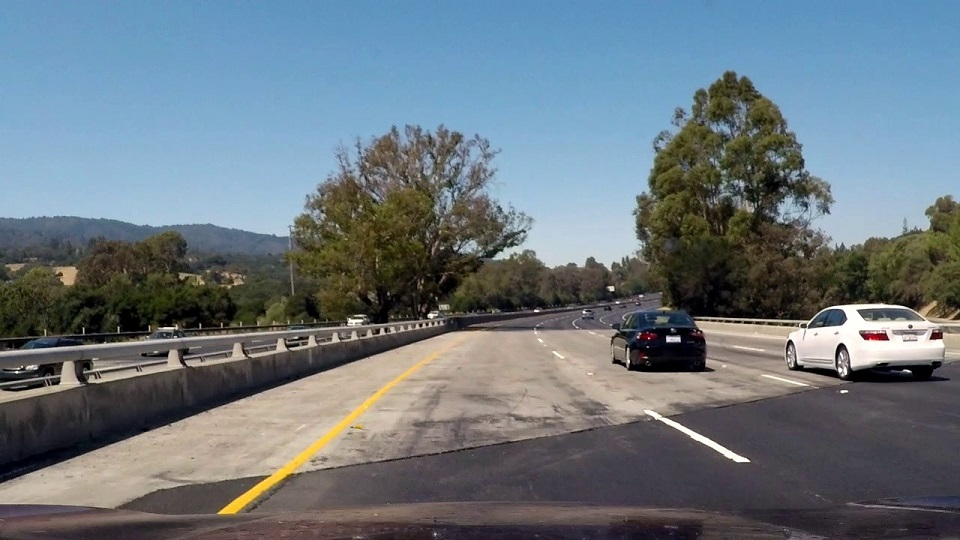
#> input picture test_images/challange00101.jpg, 960 x 540 px
$ python thresholding.py   (older library calls are emulated)
#> lines starting #> are read from the running program, lines starting #| are printed output that depends on the picture
### calibration.py
from pathlib import Path
import glob

import cv2
import numpy as np
import matplotlib.pyplot as plt

# Broj unutrasnjih uglova sahovske table (kolone, redovi)
CHESSBOARD = (9, 6)


# [29 lines left out: function calibrate_camera, not called in this run]


def undistort(img, mtx, dist):
    return cv2.undistort(img, mtx, dist, None, mtx)


# [19 lines that do not run on import are left out]

### thresholding.py
from pathlib import Path
import glob

import cv2
import numpy as np
import matplotlib.pyplot as plt

from calibration import undistort

# Rezolucija slika za koje je kamera kalibrisana (visina, sirina)
IMG_SHAPE = (720, 1280)


def load_calibration(path="calibration.npz"):
    """Ucitava sacuvanu matricu kamere i koeficijente distorzije."""
#> called with path = 'calibration.npz'
    data = np.load(path)
#> (reads calibration.npz from the repository)
    return data["mtx"], data["dist"]


def binary_threshold(img_bgr, s_thresh=(170, 255), sx_thresh=(20, 100),
                     l_thresh=(200, 255), use_l=True):
    """Pravi binarnu sliku (0/1) iz S kanala, Sobel gradijenta po x i (opciono) L kanala.

    Vraca recnik sa medjurezultatima i krajnjom slikom pod kljucem "combined".
    """
    hls = cv2.cvtColor(img_bgr, cv2.COLOR_BGR2HLS)  # OpenCV ucitava slike kao BGR!

    # 1) Boja: S kanal (zasicenost) - dobro hvata zute linije
    s_channel = hls[:, :, 2]
    s_binary = np.zeros_like(s_channel)
    s_binary[(s_channel >= s_thresh[0]) & (s_channel <= s_thresh[1])] = 1

    # 2) Boja: L kanal (svetlost) - hvata bele linije
    l_channel = hls[:, :, 1]
    l_binary = np.zeros_like(l_channel)
    l_binary[(l_channel >= l_thresh[0]) & (l_channel <= l_thresh[1])] = 1

    # 3) Gradijent: Sobel po x na sivoj slici
    gray = cv2.cvtColor(img_bgr, cv2.COLOR_BGR2GRAY)
    sobelx = cv2.Sobel(gray, cv2.CV_64F, 1, 0, ksize=3)
    abs_sobelx = np.absolute(sobelx)
    # Skaliranje na 0-255, da pragovi ne zavise od osvetljenja slike
    scaled = np.uint8(255 * abs_sobelx / max(np.max(abs_sobelx), 1e-6))
    sx_binary = np.zeros_like(scaled)
    sx_binary[(scaled >= sx_thresh[0]) & (scaled <= sx_thresh[1])] = 1

    # 4) Spajanje: piksel ostaje ako ga je uhvatio bilo koji metod
    combined = np.zeros_like(sx_binary)
    mask = (s_binary == 1) | (sx_binary == 1)
    if use_l:
        mask = mask | (l_binary == 1)
    combined[mask] = 1

    return {"combined": combined, "s": s_binary, "l": l_binary, "sx": sx_binary}


if __name__ == "__main__":
    mtx, dist = load_calibration()
    out_dir = Path("output_images")
    out_dir.mkdir(exist_ok=True)
    Path("docs").mkdir(exist_ok=True)

    paths = sorted(glob.glob("test_images/*.jpg"))
    if not paths:
        raise SystemExit("Nema slika u folderu test_images")

    # Obrada svih test slika (samo onih sa rezolucijom za koju je kamera kalibrisana)
    for p in paths:
        img = cv2.imread(p)
#> img is the input picture: shape (540, 960, 3); mean B, G, R 126, 118.4, 106.9
        if img.shape[:2] != IMG_SHAPE:
            print(f"Preskoceno (druga rezolucija {img.shape[1]}x{img.shape[0]}): {Path(p).name}")
#| Preskoceno (druga rezolucija 960x540): challange00101.jpg
            continue
        und = undistort(img, mtx, dist)
        result = binary_threshold(und)
        name = Path(p).stem
        cv2.imwrite(str(out_dir / f"{name}_undistorted.jpg"), und)
        cv2.imwrite(str(out_dir / f"{name}_binary.png"), result["combined"] * 255)
        print(f"Obradjeno: {name}")

    # Slike za README, na jednoj test slici
    example = Path("test_images/test1.jpg")
    if not example.exists():
        example = Path(paths[0])
    img = cv2.imread(str(example))
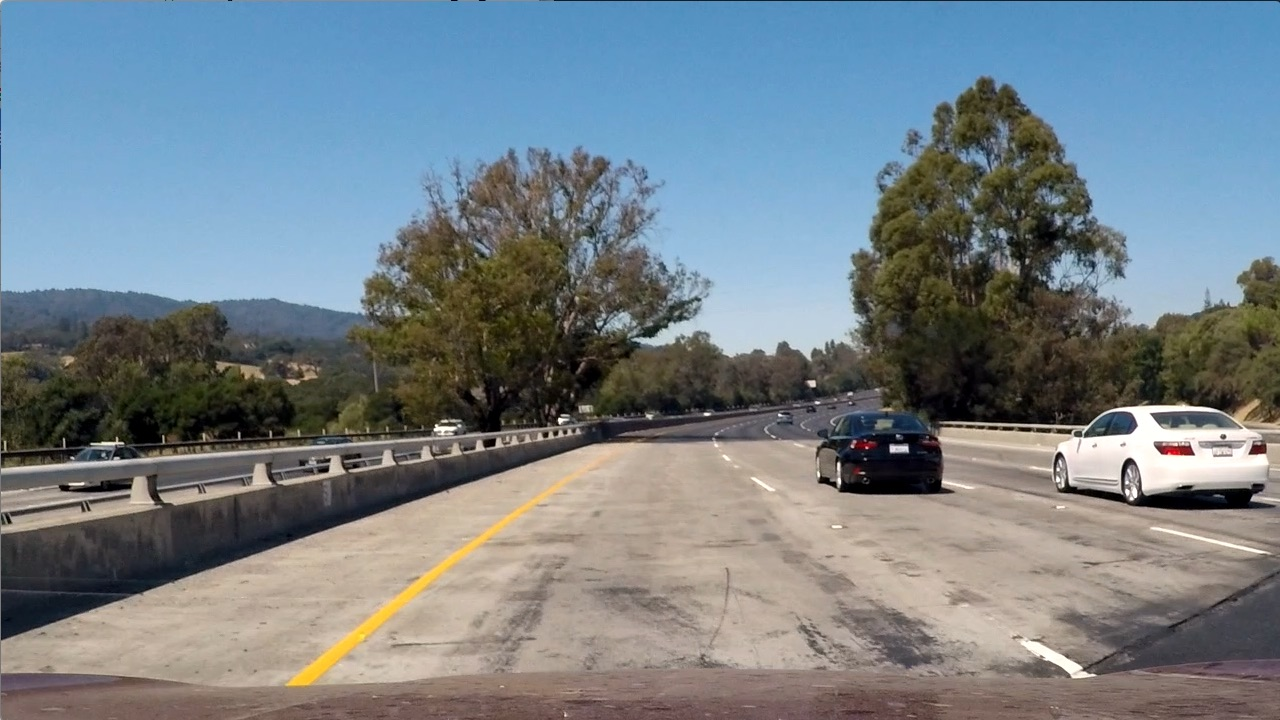
#> input picture test_images/test1.jpg, 1280 x 720 px
#> img is the input picture: shape (720, 1280, 3); mean B, G, R 135.5, 128.7, 117.5
    und = undistort(img, mtx, dist)
    with_l = binary_threshold(und, use_l=True)
#> call 2 of binary_threshold, with s_thresh = (170, 255), sx_thresh = (20, 100), l_thresh = (200, 255), use_l = True
#> in binary_threshold (call 2), `hls = cv2.cvtColor(img_bgr, cv2.COLOR_BGR2HLS)`: hls: shape (720, 1280, 3); mean of channels 0, 1, 2 59.6, 128, 74
#> in binary_threshold (call 2), `l_channel = hls[:, :, 1]`:
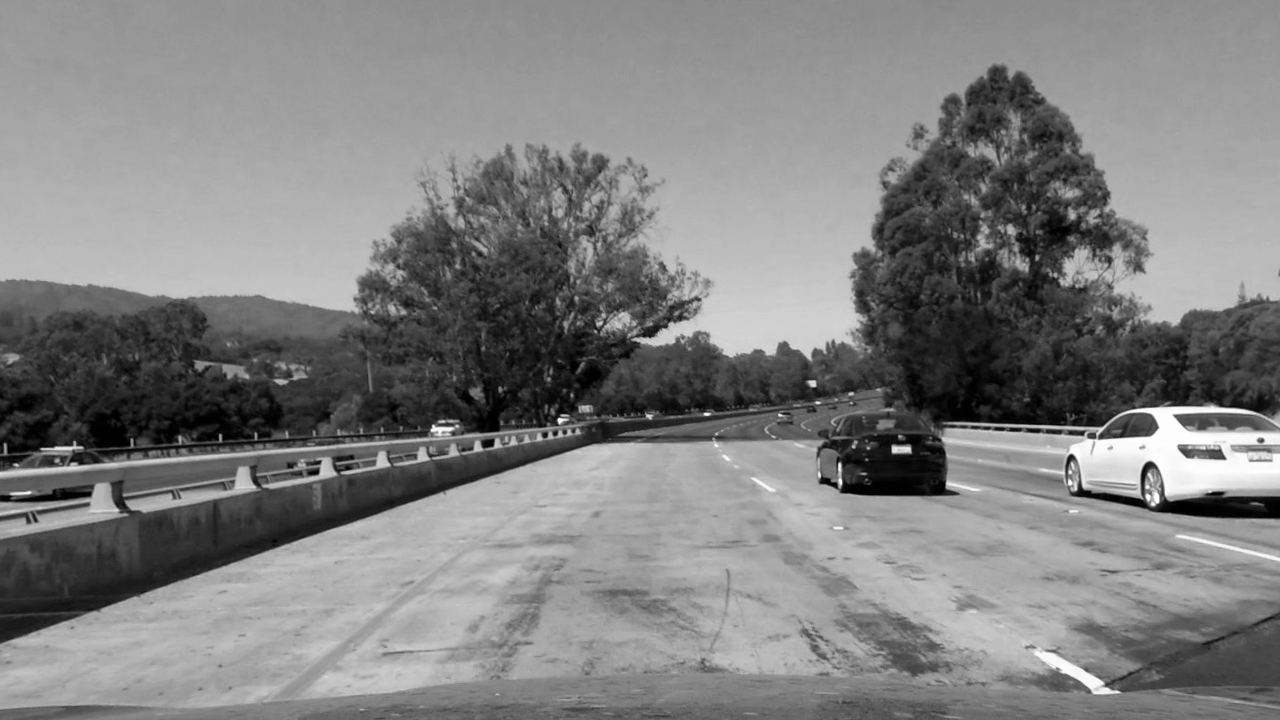
#> l_channel: shape (720, 1280); min 0, max 255, mean 128
#> in binary_threshold (call 2), `sobelx = cv2.Sobel(gray, cv2.CV_64F, 1, 0, ksize=3)`:
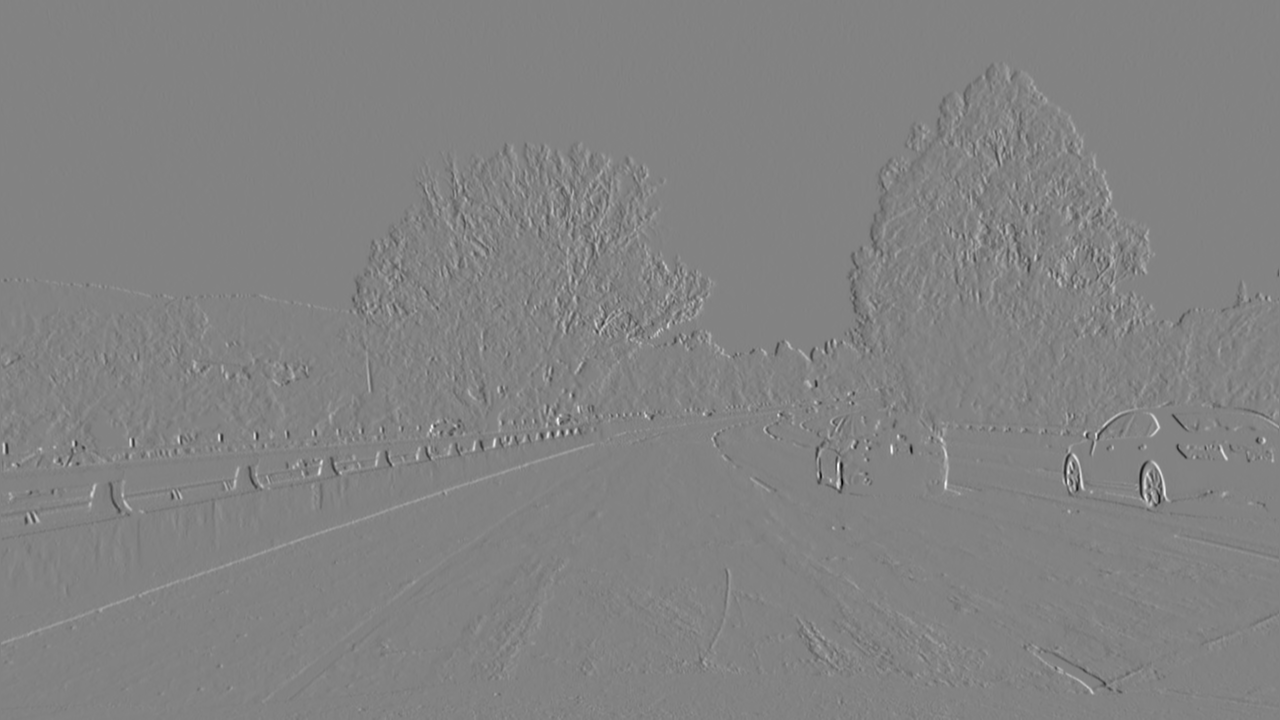
#> sobelx: shape (720, 1280) float64; min -818, max 778, mean 0.1; drawn with min black and max white
#> in binary_threshold (call 2), `abs_sobelx = np.absolute(sobelx)`:
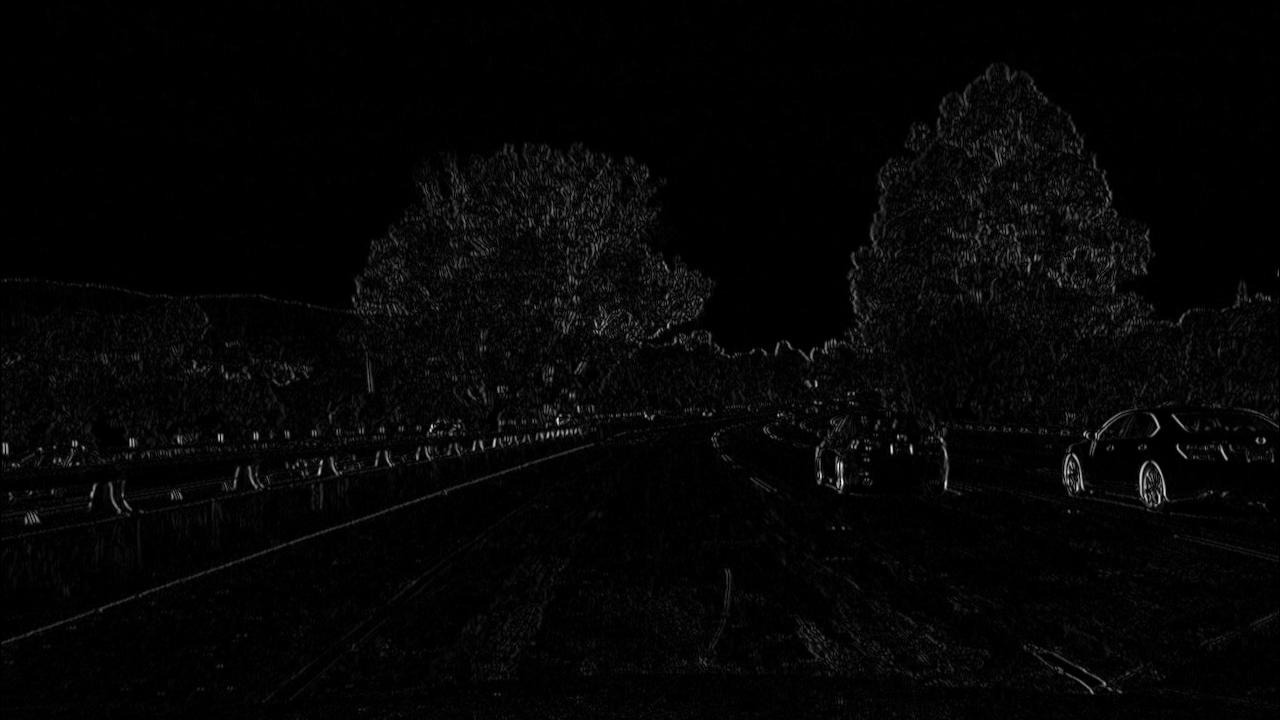
#> abs_sobelx: shape (720, 1280) float64; min 0, max 818, mean 17.8; drawn with min black and max white
    without_l = binary_threshold(und, use_l=False)

    # Slika 1: original i ispravljena slika puta
    fig, ax = plt.subplots(1, 2, figsize=(12, 4))
    ax[0].imshow(cv2.cvtColor(img, cv2.COLOR_BGR2RGB))
    ax[0].set_title("Original")
    ax[1].imshow(cv2.cvtColor(und, cv2.COLOR_BGR2RGB))
    ax[1].set_title("Undistorted")
    for a in ax:
        a.axis("off")
    plt.tight_layout()
    plt.savefig("docs/undistorted_road.png", dpi=100)
    plt.close()

    # Slika 2: koraci binarizacije, sa i bez L kanala
    fig, ax = plt.subplots(2, 3, figsize=(15, 7))
    ax[0, 0].imshow(cv2.cvtColor(und, cv2.COLOR_BGR2RGB))
    ax[0, 0].set_title("Undistorted")
    ax[0, 1].imshow(with_l["s"], cmap="gray")
    ax[0, 1].set_title("S kanal (boja)")
    ax[0, 2].imshow(with_l["l"], cmap="gray")
    ax[0, 2].set_title("L kanal (svetlost)")
    ax[1, 0].imshow(with_l["sx"], cmap="gray")
    ax[1, 0].set_title("Sobel x (gradijent)")
    ax[1, 1].imshow(without_l["combined"], cmap="gray")
    ax[1, 1].set_title("Kombinovano bez L")
    ax[1, 2].imshow(with_l["combined"], cmap="gray")
    ax[1, 2].set_title("Kombinovano sa L")
    for a in ax.ravel():
        a.axis("off")
    plt.tight_layout()
    plt.savefig("docs/binary_example.png", dpi=100)
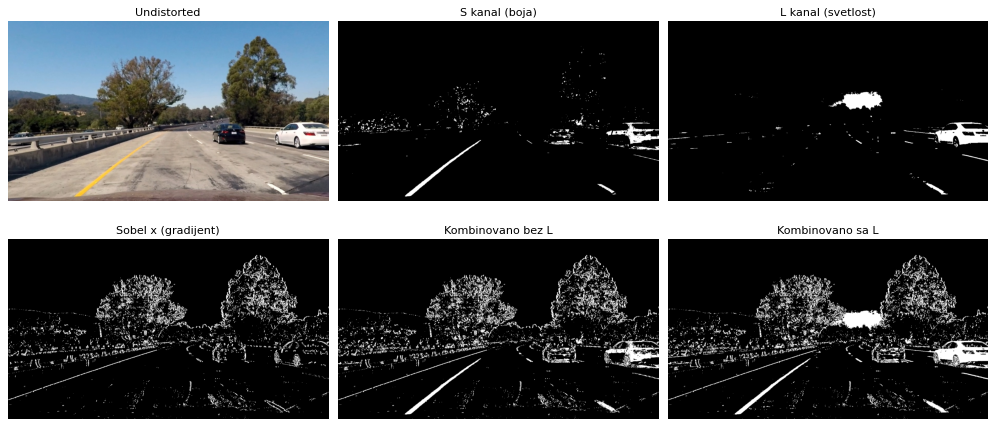
#> figure drawn by matplotlib, 6 panels
    plt.close()

    print(f"Slike za README sacuvane u docs/ (primer: {example.name})")
#| Slike za README sacuvane u docs/ (primer: test1.jpg)
